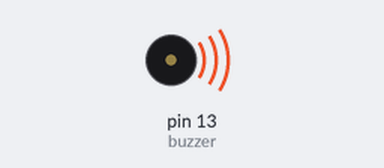
A sketch run on a simulated Arduino Uno, built with avr-gcc and run on an emulated ATmega328P. On the bench: buzzer (waves = sounding).

Above: at 0.1 s.
Timing chart, 0 to 3.0 s (numbered marks = the images above):
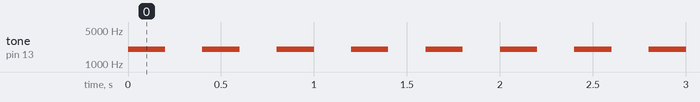

The sketch:

buzzer.ino
```cpp
const int buzzer = 13; //buzzer to arduino pin 9

void setup(){
  pinMode(buzzer, OUTPUT); // Set buzzer - pin 9 as an output
}

void loop(){
  tone(buzzer, 2000); // Send 1KHz sound signal...
  delay(200);        // ...for 1 sec
  noTone(buzzer);     // Stop sound...
  delay(200);        // ...for 1sec
}
```

Measured:
- by itself, tone on pin 13 (buzzer): alternates 2000 Hz for 0.20 s and silent for 0.20 s
